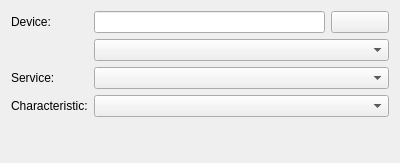
<?xml version="1.0" encoding="UTF-8"?>
<ui version="4.0">
 <class>BLEDataSourceConfigWidget</class>
 <widget class="QWidget" name="BLEDataSourceConfigWidget">
  <property name="geometry">
   <rect>
    <x>0</x>
    <y>0</y>
    <width>400</width>
    <height>163</height>
   </rect>
  </property>
  <property name="windowTitle">
   <string>BLE Data Source Configuration</string>
  </property>
  <layout class="QFormLayout" name="formLayout">
   <property name="labelAlignment">
    <set>Qt::AlignmentFlag::AlignLeading|Qt::AlignmentFlag::AlignLeft|Qt::AlignmentFlag::AlignVCenter</set>
   </property>
   <item row="0" column="0">
    <widget class="QLabel" name="label1">
     <property name="text">
      <string>Device:</string>
     </property>
     <property name="alignment">
      <set>Qt::AlignmentFlag::AlignLeading|Qt::AlignmentFlag::AlignLeft|Qt::AlignmentFlag::AlignVCenter</set>
     </property>
    </widget>
   </item>
   <item row="0" column="1">
    <layout class="QHBoxLayout" name="row1Layout" stretch="4,1">
     <item>
      <widget class="QLineEdit" name="lineEditName"/>
     </item>
     <item>
      <widget class="QPushButton" name="pushButtonSearch">
       <property name="toolTip">
        <string/>
       </property>
       <property name="icon">
        <iconset theme="QIcon::ThemeIcon::ViewRefresh"/>
       </property>
      </widget>
     </item>
    </layout>
   </item>
   <item row="1" column="1">
    <widget class="QComboBox" name="comboBoxName"/>
   </item>
   <item row="2" column="0">
    <widget class="QLabel" name="label2">
     <property name="text">
      <string>Service:</string>
     </property>
     <property name="alignment">
      <set>Qt::AlignmentFlag::AlignLeading|Qt::AlignmentFlag::AlignLeft|Qt::AlignmentFlag::AlignVCenter</set>
     </property>
    </widget>
   </item>
   <item row="2" column="1">
    <widget class="QComboBox" name="comboBoxService"/>
   </item>
   <item row="3" column="0">
    <widget class="QLabel" name="label3">
     <property name="text">
      <string>Characteristic:</string>
     </property>
     <property name="alignment">
      <set>Qt::AlignmentFlag::AlignLeading|Qt::AlignmentFlag::AlignLeft|Qt::AlignmentFlag::AlignVCenter</set>
     </property>
    </widget>
   </item>
   <item row="3" column="1">
    <widget class="QComboBox" name="comboBoxCharacteristic"/>
   </item>
   <item row="1" column="0">
    <widget class="QLabel" name="label">
     <property name="text">
      <string/>
     </property>
    </widget>
   </item>
  </layout>
 </widget>
 <resources/>
 <connections/>
</ui>
